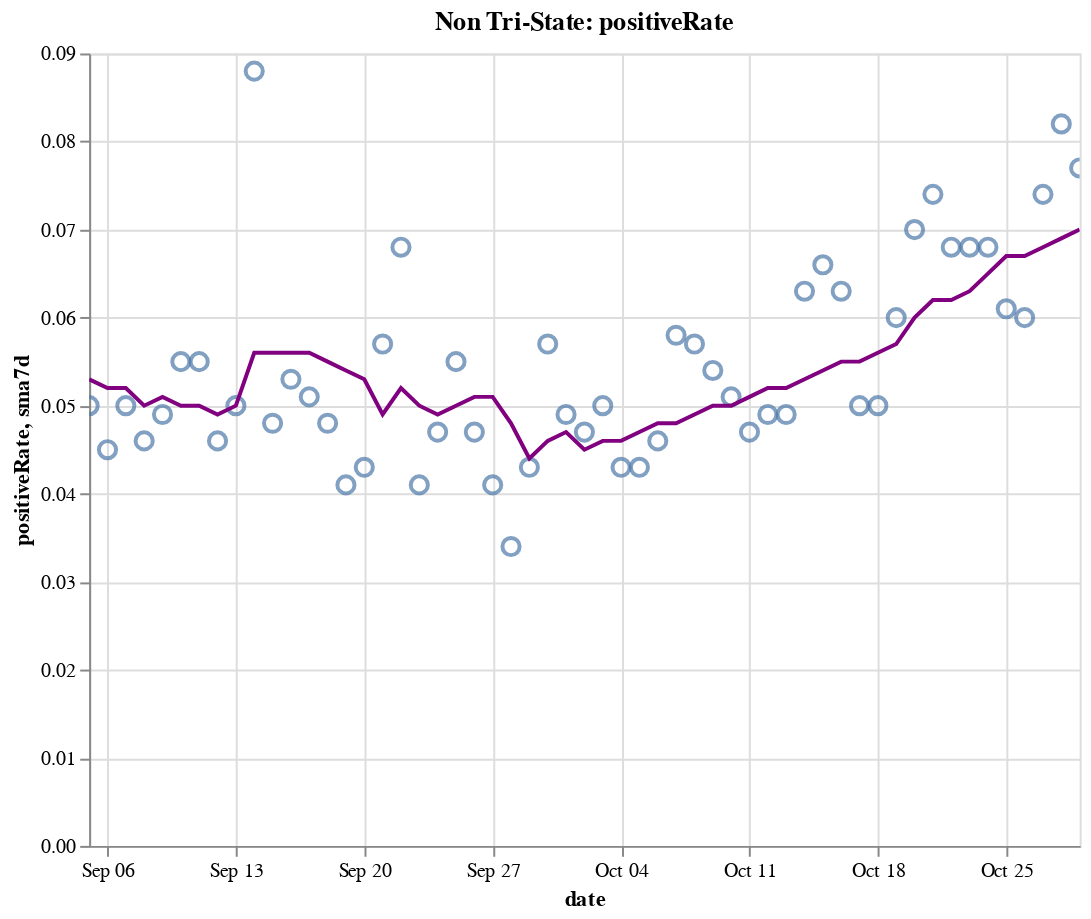

Here is the notebook cell this chart was saved with:
### Code cell
create_plot(non_tristate, 'positiveRate')

### Figure 1 — Vega-Lite specification as saved in the notebook (floating-point values rounded to 4 significant figures)
{"config": {"view": {"continuousWidth": 400, "continuousHeight": 300}}, "layer": [{"layer": [{"mark": {"type": "point", "size": 75}, "encoding": {"tooltip": [{"type": "temporal", "field": "date"}, {"type": "quantitative", "field": "positiveRate"}, {"type": "quantitative", "field": "sma7d"}], "x": {"type": "temporal", "field": "date"}, "y": {"type": "quantitative", "field": "positiveRate"}}, "selection": {"selector016": {"type": "interval", "bind": "scales", "encodings": ["x", "y"]}}}, {"mark": {"type": "line", "color": "purple"}, "encoding": {"x": {"type": "temporal", "field": "date"}, "y": {"type": "quantitative", "field": "sma7d"}}}]}, {"mark": {"type": "rule", "color": "#aaa"}, "encoding": {"x": {"type": "temporal", "field": "date"}}, "transform": [{"filter": {"selection": "selector015"}}]}, {"mark": "circle", "encoding": {"opacity": {"condition": {"value": 1, "selection": "selector015"}, "value": 0}, "tooltip": [{"type": "temporal", "field": "date"}, {"type": "quantitative", "field": "positiveRate"}, {"type": "quantitative", "field": "sma7d"}], "x": {"type": "temporal", "field": "date"}, "y": {"type": "quantitative", "field": "positiveRate"}}, "selection": {"selector015": {"type": "single", "encodings": ["x"], "on": "mouseover", "nearest": true, "empty": "none"}}}, {"mark": {"type": "text", "align": "left", "dx": 5, "dy": -5, "stroke": "white", "strokeWidth": 2}, "encoding": {"text": {"type": "quantitative", "field": "positiveRate"}, "tooltip": [{"type": "temporal", "field": "date"}, {"type": "quantitative", "field": "positiveRate"}, {"type": "quantitative", "field": "sma7d"}], "x": {"type": "temporal", "field": "date"}, "y": {"type": "quantitative", "field": "positiveRate"}}, "transform": [{"filter": {"selection": "selector015"}}]}, {"mark": {"type": "text", "align": "left", "dx": 5, "dy": -5}, "encoding": {"text": {"type": "quantitative", "field": "positiveRate"}, "tooltip": [{"type": "temporal", "field": "date"}, {"type": "quantitative", "field": "positiveRate"}, {"type": "quantitative", "field": "sma7d"}], "x": {"type": "temporal", "field": "date"}, "y": {"type": "quantitative", "field": "positiveRate"}}, "transform": [{"filter": {"selection": "selector015"}}]}], "data": {"name": "data-d6798eab30421b43e5e9e6393fad40be"}, "height": 400, "title": "Non Tri-State: positiveRate", "width": 500, "$schema": "https://vega.github.io/schema/vega-lite/v4.8.1.json", "datasets": {"data-d6798eab30421b43e5e9e6393fad40be": [{"date": "2020-09-05T00:00:00", "totalTestResultsIncrease": 866500.0, "positiveIncrease": 43720.0, "death": 134900.0, "deathIncrease": 909.0, "positiveRate": 0.05, "state": "Non Tri-State", "sma7d": 0.053}, {"date": "2020-09-06T00:00:00", "totalTestResultsIncrease": 708500.0, "positiveIncrease": 32030.0, "death": 135300.0, "deathIncrease": 436.0, "positiveRate": 0.045, "state": "Non Tri-State", "sma7d": 0.052}, {"date": "2020-09-07T00:00:00", "totalTestResultsIncrease": 551800.0, "positiveIncrease": 27800.0, "death": 135500.0, "deathIncrease": 221.0, "positiveRate": 0.05, "state": "Non Tri-State", "sma7d": 0.052}, {"date": "2020-09-08T00:00:00", "totalTestResultsIncrease": 459600.0, "positiveIncrease": 20950.0, "death": 135900.0, "deathIncrease": 341.0, "positiveRate": 0.046, "state": "Non Tri-State", "sma7d": 0.05}, {"date": "2020-09-09T00:00:00", "totalTestResultsIncrease": 614000.0, "positiveIncrease": 30080.0, "death": 136900.0, "deathIncrease": 1073.0, "positiveRate": 0.049, "state": "Non Tri-State", "sma7d": 0.051}, {"date": "2020-09-10T00:00:00", "totalTestResultsIncrease": 662800.0, "positiveIncrease": 36130.0, "death": 138100.0, "deathIncrease": 1154.0, "positiveRate": 0.055, "state": "Non Tri-State", "sma7d": 0.05}, {"date": "2020-09-11T00:00:00", "totalTestResultsIncrease": 781600.0, "positiveIncrease": 43290.0, "death": 139100.0, "deathIncrease": 1002.0, "positiveRate": 0.055, "state": "Non Tri-State", "sma7d": 0.05}, {"date": "2020-09-12T00:00:00", "totalTestResultsIncrease": 890900.0, "positiveIncrease": 40770.0, "death": 139900.0, "deathIncrease": 804.0, "positiveRate": 0.046, "state": "Non Tri-State", "sma7d": 0.049}, {"date": "2020-09-13T00:00:00", "totalTestResultsIncrease": 672600.0, "positiveIncrease": 33400.0, "death": 140300.0, "deathIncrease": 379.0, "positiveRate": 0.05, "state": "Non Tri-State", "sma7d": 0.05}, {"date": "2020-09-14T00:00:00", "totalTestResultsIncrease": 367400.0, "positiveIncrease": 32360.0, "death": 140700.0, "deathIncrease": 391.0, "positiveRate": 0.088, "state": "Non Tri-State", "sma7d": 0.056}, {"date": "2020-09-15T00:00:00", "totalTestResultsIncrease": 706000.0, "positiveIncrease": 33730.0, "death": 141700.0, "deathIncrease": 1011.0, "positiveRate": 0.048, "state": "Non Tri-State", "sma7d": 0.056}, {"date": "2020-09-16T00:00:00", "totalTestResultsIncrease": 725200.0, "positiveIncrease": 38780.0, "death": 142900.0, "deathIncrease": 1184.0, "positiveRate": 0.053, "state": "Non Tri-State", "sma7d": 0.056}, {"date": "2020-09-17T00:00:00", "totalTestResultsIncrease": 828100.0, "positiveIncrease": 41890.0, "death": 143700.0, "deathIncrease": 856.0, "positiveRate": 0.051, "state": "Non Tri-State", "sma7d": 0.056}, {"date": "2020-09-18T00:00:00", "totalTestResultsIncrease": 963800.0, "positiveIncrease": 46040.0, "death": 144600.0, "deathIncrease": 883.0, "positiveRate": 0.048, "state": "Non Tri-State", "sma7d": 0.055}, {"date": "2020-09-19T00:00:00", "totalTestResultsIncrease": 1066000.0, "positiveIncrease": 44050.0, "death": 145300.0, "deathIncrease": 735.0, "positiveRate": 0.041, "state": "Non Tri-State", "sma7d": 0.054}, {"date": "2020-09-20T00:00:00", "totalTestResultsIncrease": 818200.0, "positiveIncrease": 34960.0, "death": 145600.0, "deathIncrease": 322.0, "positiveRate": 0.043, "state": "Non Tri-State", "sma7d": 0.053}, {"date": "2020-09-21T00:00:00", "totalTestResultsIncrease": 671100.0, "positiveIncrease": 38000.0, "death": 145900.0, "deathIncrease": 281.0, "positiveRate": 0.057, "state": "Non Tri-State", "sma7d": 0.049}, {"date": "2020-09-22T00:00:00", "totalTestResultsIncrease": 710300.0, "positiveIncrease": 48070.0, "death": 146800.0, "deathIncrease": 842.0, "positiveRate": 0.068, "state": "Non Tri-State", "sma7d": 0.052}, {"date": "2020-09-23T00:00:00", "totalTestResultsIncrease": 904300.0, "positiveIncrease": 37340.0, "death": 147900.0, "deathIncrease": 1145.0, "positiveRate": 0.041, "state": "Non Tri-State", "sma7d": 0.05}, {"date": "2020-09-24T00:00:00", "totalTestResultsIncrease": 900400.0, "positiveIncrease": 42030.0, "death": 148800.0, "deathIncrease": 908.0, "positiveRate": 0.047, "state": "Non Tri-State", "sma7d": 0.049}, {"date": "2020-09-25T00:00:00", "totalTestResultsIncrease": 977400.0, "positiveIncrease": 53920.0, "death": 149700.0, "deathIncrease": 829.0, "positiveRate": 0.055, "state": "Non Tri-State", "sma7d": 0.05}, {"date": "2020-09-26T00:00:00", "totalTestResultsIncrease": 989600.0, "positiveIncrease": 46040.0, "death": 150500.0, "deathIncrease": 859.0, "positiveRate": 0.047, "state": "Non Tri-State", "sma7d": 0.051}, {"date": "2020-09-27T00:00:00", "totalTestResultsIncrease": 820500.0, "positiveIncrease": 33860.0, "death": 150800.0, "deathIncrease": 295.0, "positiveRate": 0.041, "state": "Non Tri-State", "sma7d": 0.051}, {"date": "2020-09-28T00:00:00", "totalTestResultsIncrease": 1007000.0, "positiveIncrease": 34560.0, "death": 151100.0, "deathIncrease": 245.0, "positiveRate": 0.034, "state": "Non Tri-State", "sma7d": 0.048}, {"date": "2020-09-29T00:00:00", "totalTestResultsIncrease": 815600.0, "positiveIncrease": 35060.0, "death": 151800.0, "deathIncrease": 725.0, "positiveRate": 0.043, "state": "Non Tri-State", "sma7d": 0.044}, {"date": "2020-09-30T00:00:00", "totalTestResultsIncrease": 747800.0, "positiveIncrease": 42420.0, "death": 152800.0, "deathIncrease": 1040.0, "positiveRate": 0.057, "state": "Non Tri-State", "sma7d": 0.046}, {"date": "2020-10-01T00:00:00", "totalTestResultsIncrease": 878100.0, "positiveIncrease": 43430.0, "death": 153600.0, "deathIncrease": 832.0, "positiveRate": 0.049, "state": "Non Tri-State", "sma7d": 0.047}, {"date": "2020-10-02T00:00:00", "totalTestResultsIncrease": 992000.0, "positiveIncrease": 46590.0, "death": 154500.0, "deathIncrease": 822.0, "positiveRate": 0.047, "state": "Non Tri-State", "sma7d": 0.045}, {"date": "2020-10-03T00:00:00", "totalTestResultsIncrease": 965100.0, "positiveIncrease": 48660.0, "death": 155200.0, "deathIncrease": 729.0, "positiveRate": 0.05, "state": "Non Tri-State", "sma7d": 0.046}, {"date": "2020-10-04T00:00:00", "totalTestResultsIncrease": 857700.0, "positiveIncrease": 36510.0, "death": 155500.0, "deathIncrease": 348.0, "positiveRate": 0.043, "state": "Non Tri-State", "sma7d": 0.046}, {"date": "2020-10-05T00:00:00", "totalTestResultsIncrease": 840100.0, "positiveIncrease": 35860.0, "death": 155900.0, "deathIncrease": 312.0, "positiveRate": 0.043, "state": "Non Tri-State", "sma7d": 0.047}, {"date": "2020-10-06T00:00:00", "totalTestResultsIncrease": 792500.0, "positiveIncrease": 36470.0, "death": 156500.0, "deathIncrease": 612.0, "positiveRate": 0.046, "state": "Non Tri-State", "sma7d": 0.048}, {"date": "2020-10-07T00:00:00", "totalTestResultsIncrease": 834500.0, "positiveIncrease": 48570.0, "death": 157400.0, "deathIncrease": 901.0, "positiveRate": 0.058, "state": "Non Tri-State", "sma7d": 0.048}, {"date": "2020-10-08T00:00:00", "totalTestResultsIncrease": 915800.0, "positiveIncrease": 51770.0, "death": 158300.0, "deathIncrease": 963.0, "positiveRate": 0.057, "state": "Non Tri-State", "sma7d": 0.049}, {"date": "2020-10-09T00:00:00", "totalTestResultsIncrease": 1008000.0, "positiveIncrease": 54260.0, "death": 159200.0, "deathIncrease": 880.0, "positiveRate": 0.054, "state": "Non Tri-State", "sma7d": 0.05}, {"date": "2020-10-10T00:00:00", "totalTestResultsIncrease": 1078000.0, "positiveIncrease": 55180.0, "death": 159900.0, "deathIncrease": 650.0, "positiveRate": 0.051, "state": "Non Tri-State", "sma7d": 0.05}, {"date": "2020-10-11T00:00:00", "totalTestResultsIncrease": 964300.0, "positiveIncrease": 44900.0, "death": 160300.0, "deathIncrease": 458.0, "positiveRate": 0.047, "state": "Non Tri-State", "sma7d": 0.051}, {"date": "2020-10-12T00:00:00", "totalTestResultsIncrease": 815300.0, "positiveIncrease": 40270.0, "death": 160600.0, "deathIncrease": 271.0, "positiveRate": 0.049, "state": "Non Tri-State", "sma7d": 0.052}, {"date": "2020-10-13T00:00:00", "totalTestResultsIncrease": 927500.0, "positiveIncrease": 45620.0, "death": 161300.0, "deathIncrease": 671.0, "positiveRate": 0.049, "state": "Non Tri-State", "sma7d": 0.052}, {"date": "2020-10-14T00:00:00", "totalTestResultsIncrease": 857500.0, "positiveIncrease": 54390.0, "death": 162100.0, "deathIncrease": 791.0, "positiveRate": 0.063, "state": "Non Tri-State", "sma7d": 0.053}, {"date": "2020-10-15T00:00:00", "totalTestResultsIncrease": 920000.0, "positiveIncrease": 60500.0, "death": 163000.0, "deathIncrease": 929.0, "positiveRate": 0.066, "state": "Non Tri-State", "sma7d": 0.054}, {"date": "2020-10-16T00:00:00", "totalTestResultsIncrease": 1030000.0, "positiveIncrease": 64720.0, "death": 163800.0, "deathIncrease": 860.0, "positiveRate": 0.063, "state": "Non Tri-State", "sma7d": 0.055}, {"date": "2020-10-17T00:00:00", "totalTestResultsIncrease": 1101000.0, "positiveIncrease": 55150.0, "death": 164600.0, "deathIncrease": 769.0, "positiveRate": 0.05, "state": "Non Tri-State", "sma7d": 0.055}, {"date": "2020-10-18T00:00:00", "totalTestResultsIncrease": 924200.0, "positiveIncrease": 46190.0, "death": 165000.0, "deathIncrease": 379.0, "positiveRate": 0.05, "state": "Non Tri-State", "sma7d": 0.056}, {"date": "2020-10-19T00:00:00", "totalTestResultsIncrease": 898300.0, "positiveIncrease": 53750.0, "death": 165400.0, "deathIncrease": 426.0, "positiveRate": 0.06, "state": "Non Tri-State", "sma7d": 0.057}, {"date": "2020-10-20T00:00:00", "totalTestResultsIncrease": 826100.0, "positiveIncrease": 57940.0, "death": 166200.0, "deathIncrease": 801.0, "positiveRate": 0.07, "state": "Non Tri-State", "sma7d": 0.06}, {"date": "2020-10-21T00:00:00", "totalTestResultsIncrease": 770100.0, "positiveIncrease": 57240.0, "death": 167200.0, "deathIncrease": 991.0, "positiveRate": 0.074, "state": "Non Tri-State", "sma7d": 0.062}, {"date": "2020-10-22T00:00:00", "totalTestResultsIncrease": 1028000.0, "positiveIncrease": 69720.0, "death": 168300.0, "deathIncrease": 1108.0, "positiveRate": 0.068, "state": "Non Tri-State", "sma7d": 0.062}, {"date": "2020-10-23T00:00:00", "totalTestResultsIncrease": 1174000.0, "positiveIncrease": 79700.0, "death": 169200.0, "deathIncrease": 888.0, "positiveRate": 0.068, "state": "Non Tri-State", "sma7d": 0.063}, {"date": "2020-10-24T00:00:00", "totalTestResultsIncrease": 1163000.0, "positiveIncrease": 78960.0, "death": 170100.0, "deathIncrease": 869.0, "positiveRate": 0.068, "state": "Non Tri-State", "sma7d": 0.065}, {"date": "2020-10-25T00:00:00", "totalTestResultsIncrease": 1025000.0, "positiveIncrease": 62890.0, "death": 170400.0, "deathIncrease": 361.0, "positiveRate": 0.061, "state": "Non Tri-State", "sma7d": 0.067}, {"date": "2020-10-26T00:00:00", "totalTestResultsIncrease": 957800.0, "positiveIncrease": 57820.0, "death": 170800.0, "deathIncrease": 358.0, "positiveRate": 0.06, "state": "Non Tri-State", "sma7d": 0.067}, {"date": "2020-10-27T00:00:00", "totalTestResultsIncrease": 926500.0, "positiveIncrease": 68920.0, "death": 171700.0, "deathIncrease": 895.0, "positiveRate": 0.074, "state": "Non Tri-State", "sma7d": 0.068}, {"date": "2020-10-28T00:00:00", "totalTestResultsIncrease": 902800.0, "positiveIncrease": 74470.0, "death": 172700.0, "deathIncrease": 983.0, "positiveRate": 0.082, "state": "Non Tri-State", "sma7d": 0.069}, {"date": "2020-10-29T00:00:00", "totalTestResultsIncrease": 1085000.0, "positiveIncrease": 83080.0, "death": 173700.0, "deathIncrease": 1017.0, "positiveRate": 0.077, "state": "Non Tri-State", "sma7d": 0.07}]}}
